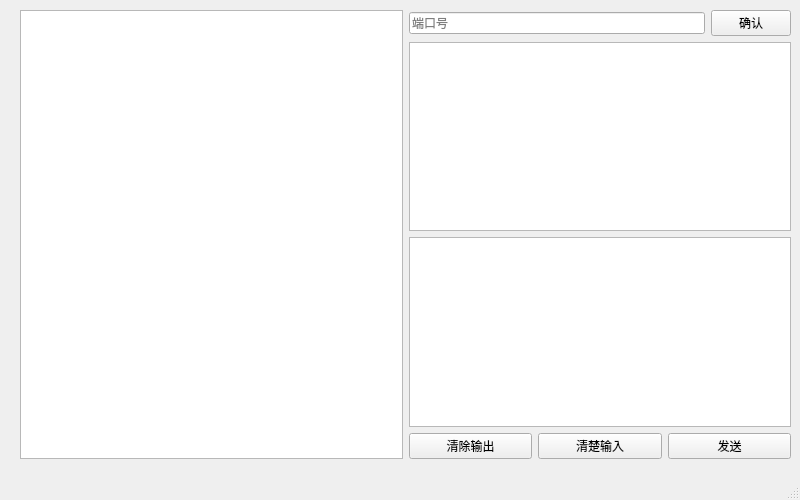
<?xml version="1.0" encoding="UTF-8"?>
<ui version="4.0">
 <class>MainWindow</class>
 <widget class="QMainWindow" name="MainWindow">
  <property name="geometry">
   <rect>
    <x>0</x>
    <y>0</y>
    <width>800</width>
    <height>500</height>
   </rect>
  </property>
  <property name="windowTitle">
   <string>MainWindow</string>
  </property>
  <widget class="QWidget" name="centralwidget">
   <widget class="QWidget" name="">
    <property name="geometry">
     <rect>
      <x>20</x>
      <y>10</y>
      <width>771</width>
      <height>449</height>
     </rect>
    </property>
    <layout class="QHBoxLayout" name="horizontalLayout_3">
     <item>
      <widget class="QListView" name="listView"/>
     </item>
     <item>
      <layout class="QVBoxLayout" name="verticalLayout">
       <item>
        <layout class="QHBoxLayout" name="horizontalLayout_2">
         <item>
          <widget class="QLineEdit" name="lineEdit">
           <property name="placeholderText">
            <string>端口号</string>
           </property>
          </widget>
         </item>
         <item>
          <widget class="QPushButton" name="pushButton">
           <property name="text">
            <string>确认</string>
           </property>
          </widget>
         </item>
        </layout>
       </item>
       <item>
        <widget class="QListView" name="listView_2"/>
       </item>
       <item>
        <widget class="QListView" name="listView_3"/>
       </item>
       <item>
        <layout class="QHBoxLayout" name="horizontalLayout">
         <item>
          <widget class="QPushButton" name="pushButton_2">
           <property name="text">
            <string>清除输出</string>
           </property>
          </widget>
         </item>
         <item>
          <widget class="QPushButton" name="pushButton_3">
           <property name="text">
            <string>清楚输入</string>
           </property>
          </widget>
         </item>
         <item>
          <widget class="QPushButton" name="pushButton_4">
           <property name="text">
            <string>发送</string>
           </property>
          </widget>
         </item>
        </layout>
       </item>
      </layout>
     </item>
    </layout>
   </widget>
  </widget>
  <widget class="QMenuBar" name="menubar">
   <property name="geometry">
    <rect>
     <x>0</x>
     <y>0</y>
     <width>800</width>
     <height>20</height>
    </rect>
   </property>
  </widget>
  <widget class="QStatusBar" name="statusbar"/>
 </widget>
 <resources/>
 <connections/>
</ui>
